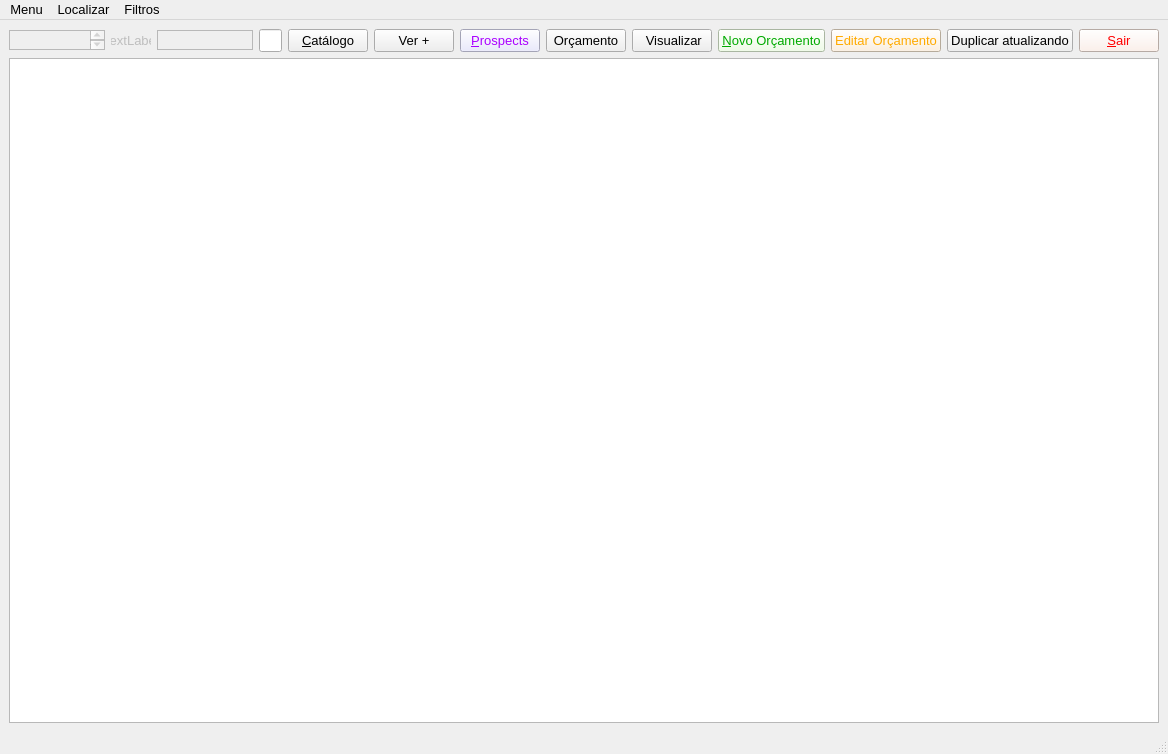
<?xml version="1.0" encoding="UTF-8"?>
<ui version="4.0">
 <class>orcamento_ti</class>
 <widget class="QMainWindow" name="orcamento_ti">
  <property name="geometry">
   <rect>
    <x>0</x>
    <y>0</y>
    <width>1168</width>
    <height>754</height>
   </rect>
  </property>
  <property name="font">
   <font>
    <family>Tahoma</family>
    <pointsize>10</pointsize>
   </font>
  </property>
  <property name="windowTitle">
   <string>Orcamento WEB V 9.00   27/03/2026 </string>
  </property>
  <widget class="QWidget" name="centralwidget">
   <layout class="QVBoxLayout" name="verticalLayout">
    <item>
     <layout class="QHBoxLayout" name="horizontalLayout">
      <item>
       <widget class="QTextEdit" name="txt_msg">
        <property name="enabled">
         <bool>false</bool>
        </property>
        <property name="maximumSize">
         <size>
          <width>16777215</width>
          <height>20</height>
         </size>
        </property>
       </widget>
      </item>
      <item>
       <widget class="QLabel" name="lb_qtde">
        <property name="enabled">
         <bool>false</bool>
        </property>
        <property name="maximumSize">
         <size>
          <width>40</width>
          <height>16777215</height>
         </size>
        </property>
        <property name="text">
         <string>TextLabel</string>
        </property>
        <property name="alignment">
         <set>Qt::AlignmentFlag::AlignCenter</set>
        </property>
       </widget>
      </item>
      <item>
       <widget class="QTableWidget" name="tw_excel">
        <property name="enabled">
         <bool>false</bool>
        </property>
        <property name="minimumSize">
         <size>
          <width>0</width>
          <height>0</height>
         </size>
        </property>
        <property name="maximumSize">
         <size>
          <width>16777215</width>
          <height>20</height>
         </size>
        </property>
       </widget>
      </item>
      <item>
       <widget class="QLineEdit" name="txt_cod_transp"/>
      </item>
      <item>
       <widget class="QPushButton" name="bt_catalogo">
        <property name="font">
         <font>
          <family>Tahoma</family>
          <pointsize>10</pointsize>
         </font>
        </property>
        <property name="toolTip">
         <string>Alt + C para abrir pasta dos catálogos</string>
        </property>
        <property name="styleSheet">
         <string notr="true"/>
        </property>
        <property name="text">
         <string>&amp;Catálogo</string>
        </property>
        <property name="shortcut">
         <string>Alt+C</string>
        </property>
       </widget>
      </item>
      <item>
       <widget class="QPushButton" name="bt_ver_todos">
        <property name="toolTip">
         <string>Mostra todos os orçamentos</string>
        </property>
        <property name="text">
         <string>Ver +</string>
        </property>
       </widget>
      </item>
      <item>
       <widget class="QPushButton" name="bt_prospects">
        <property name="font">
         <font>
          <family>Tahoma</family>
          <pointsize>10</pointsize>
         </font>
        </property>
        <property name="toolTip">
         <string>Alt + P para adicionar/editar/ver prospect</string>
        </property>
        <property name="styleSheet">
         <string notr="true">color: rgb(170, 0, 255);
background-color: rgb(229, 229, 255);</string>
        </property>
        <property name="text">
         <string>&amp;Prospects</string>
        </property>
        <property name="shortcut">
         <string>Alt+P</string>
        </property>
       </widget>
      </item>
      <item>
       <widget class="QPushButton" name="bt_visualizarPDF">
        <property name="font">
         <font>
          <family>Tahoma</family>
          <pointsize>10</pointsize>
         </font>
        </property>
        <property name="toolTip">
         <string>Visualiza em PDF com imagem e abre o e-mail</string>
        </property>
        <property name="styleSheet">
         <string notr="true"/>
        </property>
        <property name="text">
         <string>Orçamento</string>
        </property>
       </widget>
      </item>
      <item>
       <widget class="QPushButton" name="bt_visualizar">
        <property name="font">
         <font>
          <family>Tahoma</family>
          <pointsize>10</pointsize>
         </font>
        </property>
        <property name="toolTip">
         <string>Visualiza em PDF, mas sem imagem</string>
        </property>
        <property name="styleSheet">
         <string notr="true"/>
        </property>
        <property name="text">
         <string> Visualizar</string>
        </property>
       </widget>
      </item>
      <item>
       <widget class="QPushButton" name="bt_novo">
        <property name="font">
         <font>
          <family>Tahoma</family>
          <pointsize>10</pointsize>
         </font>
        </property>
        <property name="toolTip">
         <string>Alt + N para novo orçamento</string>
        </property>
        <property name="styleSheet">
         <string notr="true">color: rgb(0, 170, 0);
background-color: rgb(236, 255, 225);
</string>
        </property>
        <property name="text">
         <string>&amp;Novo Orçamento</string>
        </property>
        <property name="shortcut">
         <string>Alt+N</string>
        </property>
       </widget>
      </item>
      <item>
       <widget class="QPushButton" name="bt_editar">
        <property name="font">
         <font>
          <family>Tahoma</family>
          <pointsize>10</pointsize>
         </font>
        </property>
        <property name="styleSheet">
         <string notr="true">color: rgb(255, 170, 0); 
background-color: rgb(255, 239, 217);
</string>
        </property>
        <property name="text">
         <string>Editar Orçamento</string>
        </property>
       </widget>
      </item>
      <item>
       <widget class="QPushButton" name="bt_duplicarOrcamento">
        <property name="font">
         <font>
          <family>Tahoma</family>
          <pointsize>10</pointsize>
         </font>
        </property>
        <property name="toolTip">
         <string>Duplica atualizando os preços e as condições comerciais</string>
        </property>
        <property name="styleSheet">
         <string notr="true"/>
        </property>
        <property name="text">
         <string>Duplicar atualizando</string>
        </property>
       </widget>
      </item>
      <item>
       <widget class="QPushButton" name="bt_sair">
        <property name="font">
         <font>
          <family>Tahoma</family>
          <pointsize>10</pointsize>
         </font>
        </property>
        <property name="statusTip">
         <string>Alt +S para sair</string>
        </property>
        <property name="styleSheet">
         <string notr="true">color: rgb(255, 0, 0);
background-color: rgb(255, 238, 230); </string>
        </property>
        <property name="text">
         <string>&amp;Sair</string>
        </property>
        <property name="shortcut">
         <string>Alt+S</string>
        </property>
       </widget>
      </item>
     </layout>
    </item>
    <item>
     <widget class="QTableWidget" name="tw_orcamentos">
      <property name="sizePolicy">
       <sizepolicy hsizetype="Preferred" vsizetype="Preferred">
        <horstretch>0</horstretch>
        <verstretch>0</verstretch>
       </sizepolicy>
      </property>
      <property name="minimumSize">
       <size>
        <width>0</width>
        <height>661</height>
       </size>
      </property>
     </widget>
    </item>
   </layout>
  </widget>
  <widget class="QMenuBar" name="menubar">
   <property name="geometry">
    <rect>
     <x>0</x>
     <y>0</y>
     <width>1168</width>
     <height>22</height>
    </rect>
   </property>
   <widget class="QMenu" name="menuMenu">
    <property name="title">
     <string>Menu</string>
    </property>
    <addaction name="actionAjuda"/>
    <addaction name="actionAtividades"/>
    <addaction name="actionCriar_Pedido"/>
    <addaction name="actionDeletar"/>
    <addaction name="actionEstoque"/>
    <addaction name="actionImportar_cod_Kap_X_cod_cli"/>
    <addaction name="actionPedidos"/>
    <addaction name="actionRela_o_de_Clientes"/>
    <addaction name="actionRM"/>
    <addaction name="actionExportar_Excel"/>
    <addaction name="actionExportar_Excel_Orc"/>
    <addaction name="actionPedidos_Abertos"/>
   </widget>
   <widget class="QMenu" name="menuLocalizar">
    <property name="title">
     <string>Localizar</string>
    </property>
    <addaction name="actionN_mero"/>
   </widget>
   <widget class="QMenu" name="menuFiltros">
    <property name="title">
     <string>Filtros</string>
    </property>
    <addaction name="actionAtendente"/>
    <addaction name="actionC_digo_do_cliente"/>
    <addaction name="actionFantasia"/>
    <addaction name="actionEstado"/>
    <addaction name="actionProspect"/>
    <addaction name="actionE_mail_do_cliente"/>
    <addaction name="actionRegi_o"/>
    <addaction name="actionLimpar_filtro"/>
   </widget>
   <addaction name="menuMenu"/>
   <addaction name="menuLocalizar"/>
   <addaction name="menuFiltros"/>
  </widget>
  <widget class="QStatusBar" name="statusbar"/>
  <action name="actionAjuda">
   <property name="text">
    <string>Ajuda</string>
   </property>
  </action>
  <action name="actionAtividades">
   <property name="text">
    <string>Atividades</string>
   </property>
  </action>
  <action name="actionCriar_Pedido">
   <property name="text">
    <string>Criar Pedido</string>
   </property>
  </action>
  <action name="actionDeletar">
   <property name="text">
    <string>Deletar</string>
   </property>
  </action>
  <action name="actionEstoque">
   <property name="text">
    <string>Estoque</string>
   </property>
  </action>
  <action name="actionImportar_cod_Kap_X_cod_cli">
   <property name="text">
    <string>Importar cod.Kap X cod.cli</string>
   </property>
  </action>
  <action name="actionPedidos">
   <property name="text">
    <string>Pedidos</string>
   </property>
  </action>
  <action name="actionRela_o_de_Clientes">
   <property name="text">
    <string>Relação de Clientes</string>
   </property>
  </action>
  <action name="actionRM">
   <property name="text">
    <string>RM</string>
   </property>
  </action>
  <action name="actionExportar_Excel">
   <property name="text">
    <string>Exportar Excel</string>
   </property>
  </action>
  <action name="actionExportar_Excel_Orc">
   <property name="text">
    <string>Exportar Excel Orc.</string>
   </property>
  </action>
  <action name="actionPedidos_Abertos">
   <property name="text">
    <string>Pedidos Abertos</string>
   </property>
  </action>
  <action name="actionN_mero">
   <property name="text">
    <string>Número</string>
   </property>
  </action>
  <action name="actionAtendente">
   <property name="text">
    <string>Atendente</string>
   </property>
  </action>
  <action name="actionC_digo_do_cliente">
   <property name="text">
    <string>Código do cliente</string>
   </property>
  </action>
  <action name="actionFantasia">
   <property name="text">
    <string>Fantasia</string>
   </property>
  </action>
  <action name="actionEstado">
   <property name="text">
    <string>Estado</string>
   </property>
  </action>
  <action name="actionProspect">
   <property name="text">
    <string>Prospect</string>
   </property>
  </action>
  <action name="actionE_mail_do_cliente">
   <property name="text">
    <string>E-mail do cliente</string>
   </property>
  </action>
  <action name="actionRegi_o">
   <property name="text">
    <string>Região</string>
   </property>
  </action>
  <action name="actionLimpar_filtro">
   <property name="text">
    <string>Limpar filtro</string>
   </property>
  </action>
 </widget>
 <resources/>
 <connections/>
</ui>
